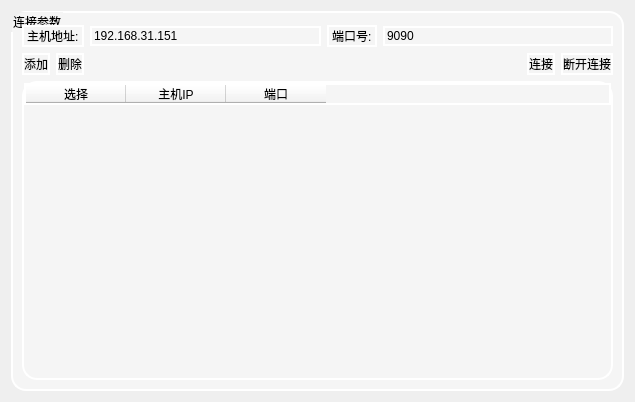
<?xml version="1.0" encoding="UTF-8"?>
<ui version="4.0">
 <class>ConnectDialog</class>
 <widget class="QDialog" name="ConnectDialog">
  <property name="geometry">
   <rect>
    <x>0</x>
    <y>0</y>
    <width>635</width>
    <height>402</height>
   </rect>
  </property>
  <property name="windowTitle">
   <string>连接设置</string>
  </property>
  <layout class="QVBoxLayout" name="verticalLayout">
   <item>
    <widget class="QGroupBox" name="groupBox">
     <property name="styleSheet">
      <string notr="true">background-color: rgb(245, 245, 245);
border:2px solid rgb(255, 255, 255);
border-radius:15px
</string>
     </property>
     <property name="title">
      <string>连接参数</string>
     </property>
     <layout class="QVBoxLayout" name="verticalLayout_4">
      <property name="topMargin">
       <number>12</number>
      </property>
      <item>
       <layout class="QVBoxLayout" name="verticalLayout_3">
        <item>
         <layout class="QVBoxLayout" name="verticalLayout_2">
          <item>
           <layout class="QHBoxLayout" name="horizontalLayout_2" stretch="0,0,0,0">
            <item>
             <widget class="QLabel" name="label">
              <property name="text">
               <string>主机地址:</string>
              </property>
             </widget>
            </item>
            <item>
             <widget class="QLineEdit" name="hostEdit">
              <property name="text">
               <string>192.168.31.151</string>
              </property>
             </widget>
            </item>
            <item>
             <widget class="QLabel" name="label_2">
              <property name="text">
               <string>端口号:</string>
              </property>
             </widget>
            </item>
            <item>
             <widget class="QLineEdit" name="portEdit">
              <property name="text">
               <string>9090</string>
              </property>
             </widget>
            </item>
           </layout>
          </item>
          <item>
           <layout class="QHBoxLayout" name="horizontalLayout_3">
            <item>
             <widget class="QPushButton" name="addPB">
              <property name="text">
               <string>添加</string>
              </property>
             </widget>
            </item>
            <item>
             <widget class="QPushButton" name="delPB">
              <property name="text">
               <string>删除</string>
              </property>
             </widget>
            </item>
            <item>
             <spacer name="horizontalSpacer_2">
              <property name="orientation">
               <enum>Qt::Horizontal</enum>
              </property>
              <property name="sizeHint" stdset="0">
               <size>
                <width>40</width>
                <height>20</height>
               </size>
              </property>
             </spacer>
            </item>
            <item>
             <widget class="QPushButton" name="connectButton">
              <property name="text">
               <string>连接</string>
              </property>
             </widget>
            </item>
            <item>
             <widget class="QPushButton" name="cancelButton">
              <property name="text">
               <string>断开连接</string>
              </property>
             </widget>
            </item>
           </layout>
          </item>
         </layout>
        </item>
        <item>
         <widget class="QTableWidget" name="tableWidget">
          <property name="selectionMode">
           <enum>QAbstractItemView::MultiSelection</enum>
          </property>
          <property name="showGrid">
           <bool>true</bool>
          </property>
          <property name="gridStyle">
           <enum>Qt::DashLine</enum>
          </property>
          <property name="cornerButtonEnabled">
           <bool>false</bool>
          </property>
          <attribute name="horizontalHeaderVisible">
           <bool>true</bool>
          </attribute>
          <attribute name="horizontalHeaderCascadingSectionResizes">
           <bool>false</bool>
          </attribute>
          <attribute name="horizontalHeaderHighlightSections">
           <bool>true</bool>
          </attribute>
          <attribute name="horizontalHeaderShowSortIndicator" stdset="0">
           <bool>false</bool>
          </attribute>
          <column>
           <property name="text">
            <string>选择</string>
           </property>
          </column>
          <column>
           <property name="text">
            <string>主机IP</string>
           </property>
          </column>
          <column>
           <property name="text">
            <string>端口</string>
           </property>
          </column>
         </widget>
        </item>
       </layout>
      </item>
     </layout>
    </widget>
   </item>
  </layout>
 </widget>
 <resources/>
 <connections/>
</ui>
